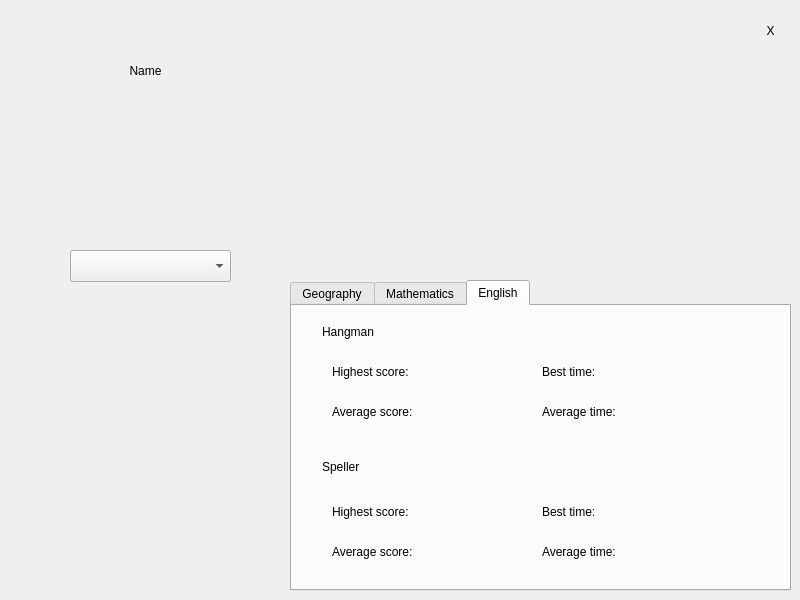
<?xml version="1.0" encoding="UTF-8"?>
<ui version="4.0">
 <class>seeUser</class>
 <widget class="QMainWindow" name="seeUser">
  <property name="geometry">
   <rect>
    <x>0</x>
    <y>0</y>
    <width>800</width>
    <height>600</height>
   </rect>
  </property>
  <property name="windowTitle">
   <string>MainWindow</string>
  </property>
  <property name="styleSheet">
   <string notr="true">background-color: none;
color:black;</string>
  </property>
  <widget class="QWidget" name="centralwidget">
   <widget class="QTabWidget" name="tabWidget">
    <property name="geometry">
     <rect>
      <x>290</x>
      <y>280</y>
      <width>501</width>
      <height>311</height>
     </rect>
    </property>
    <property name="currentIndex">
     <number>2</number>
    </property>
    <widget class="QWidget" name="tab">
     <attribute name="title">
      <string>Geography</string>
     </attribute>
     <widget class="QLabel" name="flagglename">
      <property name="geometry">
       <rect>
        <x>30</x>
        <y>10</y>
        <width>61</width>
        <height>31</height>
       </rect>
      </property>
      <property name="styleSheet">
       <string notr="true">font: 20pt &quot;BM Jua&quot;;</string>
      </property>
      <property name="text">
       <string>Flaggle</string>
      </property>
     </widget>
     <widget class="QLabel" name="mappername">
      <property name="geometry">
       <rect>
        <x>30</x>
        <y>150</y>
        <width>401</width>
        <height>21</height>
       </rect>
      </property>
      <property name="styleSheet">
       <string notr="true">font: 20pt &quot;BM Jua&quot;;</string>
      </property>
      <property name="text">
       <string>Mapper</string>
      </property>
     </widget>
     <widget class="QLabel" name="flaghscore">
      <property name="geometry">
       <rect>
        <x>40</x>
        <y>50</y>
        <width>191</width>
        <height>31</height>
       </rect>
      </property>
      <property name="text">
       <string>Highest score:</string>
      </property>
     </widget>
     <widget class="QLabel" name="flagavgscore">
      <property name="geometry">
       <rect>
        <x>40</x>
        <y>90</y>
        <width>171</width>
        <height>31</height>
       </rect>
      </property>
      <property name="text">
       <string>Average score:</string>
      </property>
     </widget>
     <widget class="QLabel" name="flagbtime">
      <property name="geometry">
       <rect>
        <x>250</x>
        <y>50</y>
        <width>171</width>
        <height>31</height>
       </rect>
      </property>
      <property name="text">
       <string>Best time:</string>
      </property>
     </widget>
     <widget class="QLabel" name="flagavgtime">
      <property name="geometry">
       <rect>
        <x>250</x>
        <y>90</y>
        <width>171</width>
        <height>31</height>
       </rect>
      </property>
      <property name="text">
       <string>Average time:</string>
      </property>
     </widget>
     <widget class="QLabel" name="maphscore">
      <property name="geometry">
       <rect>
        <x>40</x>
        <y>190</y>
        <width>191</width>
        <height>31</height>
       </rect>
      </property>
      <property name="text">
       <string>Highest score:</string>
      </property>
     </widget>
     <widget class="QLabel" name="mapavgscore">
      <property name="geometry">
       <rect>
        <x>40</x>
        <y>230</y>
        <width>171</width>
        <height>31</height>
       </rect>
      </property>
      <property name="text">
       <string>Average score:</string>
      </property>
     </widget>
     <widget class="QLabel" name="mapbtime">
      <property name="geometry">
       <rect>
        <x>250</x>
        <y>190</y>
        <width>171</width>
        <height>31</height>
       </rect>
      </property>
      <property name="text">
       <string>Best time:</string>
      </property>
     </widget>
     <widget class="QLabel" name="mapavgtime">
      <property name="geometry">
       <rect>
        <x>250</x>
        <y>230</y>
        <width>171</width>
        <height>31</height>
       </rect>
      </property>
      <property name="text">
       <string>Average time:</string>
      </property>
     </widget>
    </widget>
    <widget class="QWidget" name="tab_2">
     <attribute name="title">
      <string>Mathematics</string>
     </attribute>
     <widget class="QLabel" name="timebtime">
      <property name="geometry">
       <rect>
        <x>250</x>
        <y>50</y>
        <width>171</width>
        <height>31</height>
       </rect>
      </property>
      <property name="text">
       <string>Best time:</string>
      </property>
     </widget>
     <widget class="QLabel" name="timehscore">
      <property name="geometry">
       <rect>
        <x>40</x>
        <y>50</y>
        <width>191</width>
        <height>31</height>
       </rect>
      </property>
      <property name="text">
       <string>Highest score:</string>
      </property>
     </widget>
     <widget class="QLabel" name="quickhscore">
      <property name="geometry">
       <rect>
        <x>40</x>
        <y>190</y>
        <width>191</width>
        <height>31</height>
       </rect>
      </property>
      <property name="text">
       <string>Highest score:</string>
      </property>
     </widget>
     <widget class="QLabel" name="quickavgtime">
      <property name="geometry">
       <rect>
        <x>250</x>
        <y>230</y>
        <width>171</width>
        <height>31</height>
       </rect>
      </property>
      <property name="text">
       <string>Average time:</string>
      </property>
     </widget>
     <widget class="QLabel" name="quickavgscore">
      <property name="geometry">
       <rect>
        <x>40</x>
        <y>230</y>
        <width>171</width>
        <height>31</height>
       </rect>
      </property>
      <property name="text">
       <string>Average score:</string>
      </property>
     </widget>
     <widget class="QLabel" name="timetellername">
      <property name="geometry">
       <rect>
        <x>30</x>
        <y>10</y>
        <width>101</width>
        <height>31</height>
       </rect>
      </property>
      <property name="styleSheet">
       <string notr="true">font: 20pt &quot;BM Jua&quot;;</string>
      </property>
      <property name="text">
       <string>Time Teller</string>
      </property>
     </widget>
     <widget class="QLabel" name="quickbtime">
      <property name="geometry">
       <rect>
        <x>250</x>
        <y>190</y>
        <width>171</width>
        <height>31</height>
       </rect>
      </property>
      <property name="text">
       <string>Best time:</string>
      </property>
     </widget>
     <widget class="QLabel" name="timeavgscore">
      <property name="geometry">
       <rect>
        <x>40</x>
        <y>90</y>
        <width>171</width>
        <height>31</height>
       </rect>
      </property>
      <property name="text">
       <string>Average score:</string>
      </property>
     </widget>
     <widget class="QLabel" name="timeavgtime">
      <property name="geometry">
       <rect>
        <x>250</x>
        <y>90</y>
        <width>171</width>
        <height>31</height>
       </rect>
      </property>
      <property name="text">
       <string>Average time:</string>
      </property>
     </widget>
     <widget class="QLabel" name="quickmathname">
      <property name="geometry">
       <rect>
        <x>30</x>
        <y>150</y>
        <width>401</width>
        <height>21</height>
       </rect>
      </property>
      <property name="styleSheet">
       <string notr="true">font: 20pt &quot;BM Jua&quot;;</string>
      </property>
      <property name="text">
       <string>Quick Math</string>
      </property>
     </widget>
    </widget>
    <widget class="QWidget" name="tab_3">
     <attribute name="title">
      <string>English</string>
     </attribute>
     <widget class="QLabel" name="spellhscore">
      <property name="geometry">
       <rect>
        <x>40</x>
        <y>190</y>
        <width>191</width>
        <height>31</height>
       </rect>
      </property>
      <property name="text">
       <string>Highest score:</string>
      </property>
     </widget>
     <widget class="QLabel" name="hangbtime">
      <property name="geometry">
       <rect>
        <x>250</x>
        <y>50</y>
        <width>171</width>
        <height>31</height>
       </rect>
      </property>
      <property name="text">
       <string>Best time:</string>
      </property>
     </widget>
     <widget class="QLabel" name="spellavgtime">
      <property name="geometry">
       <rect>
        <x>250</x>
        <y>230</y>
        <width>171</width>
        <height>31</height>
       </rect>
      </property>
      <property name="text">
       <string>Average time:</string>
      </property>
     </widget>
     <widget class="QLabel" name="hangavgscore">
      <property name="geometry">
       <rect>
        <x>40</x>
        <y>90</y>
        <width>171</width>
        <height>31</height>
       </rect>
      </property>
      <property name="text">
       <string>Average score:</string>
      </property>
     </widget>
     <widget class="QLabel" name="hangmanname">
      <property name="geometry">
       <rect>
        <x>30</x>
        <y>10</y>
        <width>101</width>
        <height>31</height>
       </rect>
      </property>
      <property name="styleSheet">
       <string notr="true">font: 20pt &quot;BM Jua&quot;;</string>
      </property>
      <property name="text">
       <string>Hangman</string>
      </property>
     </widget>
     <widget class="QLabel" name="spellbtime">
      <property name="geometry">
       <rect>
        <x>250</x>
        <y>190</y>
        <width>171</width>
        <height>31</height>
       </rect>
      </property>
      <property name="text">
       <string>Best time:</string>
      </property>
     </widget>
     <widget class="QLabel" name="hangavgtime">
      <property name="geometry">
       <rect>
        <x>250</x>
        <y>90</y>
        <width>171</width>
        <height>31</height>
       </rect>
      </property>
      <property name="text">
       <string>Average time:</string>
      </property>
     </widget>
     <widget class="QLabel" name="spellername">
      <property name="geometry">
       <rect>
        <x>30</x>
        <y>150</y>
        <width>401</width>
        <height>21</height>
       </rect>
      </property>
      <property name="styleSheet">
       <string notr="true">font: 20pt &quot;BM Jua&quot;;</string>
      </property>
      <property name="text">
       <string>Speller</string>
      </property>
     </widget>
     <widget class="QLabel" name="spellavgscore">
      <property name="geometry">
       <rect>
        <x>40</x>
        <y>230</y>
        <width>171</width>
        <height>31</height>
       </rect>
      </property>
      <property name="text">
       <string>Average score:</string>
      </property>
     </widget>
     <widget class="QLabel" name="hanghscore">
      <property name="geometry">
       <rect>
        <x>40</x>
        <y>50</y>
        <width>191</width>
        <height>31</height>
       </rect>
      </property>
      <property name="text">
       <string>Highest score:</string>
      </property>
     </widget>
    </widget>
   </widget>
   <widget class="QLabel" name="userName">
    <property name="geometry">
     <rect>
      <x>30</x>
      <y>50</y>
      <width>231</width>
      <height>41</height>
     </rect>
    </property>
    <property name="styleSheet">
     <string notr="true">font: 30pt &quot;BM Jua&quot;;</string>
    </property>
    <property name="text">
     <string>Name</string>
    </property>
    <property name="alignment">
     <set>Qt::AlignCenter</set>
    </property>
   </widget>
   <widget class="QLabel" name="ACMchampion">
    <property name="geometry">
     <rect>
      <x>60</x>
      <y>350</y>
      <width>82</width>
      <height>82</height>
     </rect>
    </property>
    <property name="styleSheet">
     <string notr="true">QLabel {
image: url(:/image for c++ project/Background/trophy(black).png);
}

QLabel:hover {
image: url(:/image for c++ project/Background/trophy(black-hover).png);
}</string>
    </property>
    <property name="text">
     <string/>
    </property>
    <property name="scaledContents">
     <bool>true</bool>
    </property>
   </widget>
   <widget class="QLabel" name="bestgameLabel">
    <property name="geometry">
     <rect>
      <x>440</x>
      <y>100</y>
      <width>241</width>
      <height>41</height>
     </rect>
    </property>
    <property name="styleSheet">
     <string notr="true">font: 20pt &quot;BM Jua&quot;;</string>
    </property>
    <property name="text">
     <string/>
    </property>
    <property name="alignment">
     <set>Qt::AlignLeading|Qt::AlignLeft|Qt::AlignVCenter</set>
    </property>
   </widget>
   <widget class="QLabel" name="bestscoreLabel">
    <property name="geometry">
     <rect>
      <x>440</x>
      <y>150</y>
      <width>251</width>
      <height>51</height>
     </rect>
    </property>
    <property name="styleSheet">
     <string notr="true">font: 20pt &quot;BM Jua&quot;;
</string>
    </property>
    <property name="text">
     <string/>
    </property>
    <property name="alignment">
     <set>Qt::AlignLeading|Qt::AlignLeft|Qt::AlignVCenter</set>
    </property>
   </widget>
   <widget class="QLabel" name="besttimeLabel">
    <property name="geometry">
     <rect>
      <x>440</x>
      <y>210</y>
      <width>261</width>
      <height>31</height>
     </rect>
    </property>
    <property name="styleSheet">
     <string notr="true">font: 20pt &quot;BM Jua&quot;;
</string>
    </property>
    <property name="text">
     <string/>
    </property>
    <property name="alignment">
     <set>Qt::AlignLeading|Qt::AlignLeft|Qt::AlignVCenter</set>
    </property>
   </widget>
   <widget class="QLabel" name="ACMspeedrun">
    <property name="geometry">
     <rect>
      <x>160</x>
      <y>350</y>
      <width>82</width>
      <height>82</height>
     </rect>
    </property>
    <property name="styleSheet">
     <string notr="true">QLabel {
image: url(:/image for c++ project/Background/time(black).png);
}

QLabel:hover {
image: url(:/image for c++ project/Background/time(black-hover).png);
}</string>
    </property>
    <property name="text">
     <string/>
    </property>
    <property name="scaledContents">
     <bool>true</bool>
    </property>
   </widget>
   <widget class="QLabel" name="ACMturtle">
    <property name="geometry">
     <rect>
      <x>160</x>
      <y>450</y>
      <width>82</width>
      <height>82</height>
     </rect>
    </property>
    <property name="styleSheet">
     <string notr="true">QLabel {
image: url(:/image for c++ project/Background/turtle(black).png);
}

QLabel:hover {
image: url(:/image for c++ project/Background/turtle(black-hover).png);
}</string>
    </property>
    <property name="text">
     <string/>
    </property>
    <property name="scaledContents">
     <bool>true</bool>
    </property>
    <property name="alignment">
     <set>Qt::AlignCenter</set>
    </property>
   </widget>
   <widget class="QLabel" name="ACMdontgiveup">
    <property name="geometry">
     <rect>
      <x>60</x>
      <y>450</y>
      <width>82</width>
      <height>82</height>
     </rect>
    </property>
    <property name="styleSheet">
     <string notr="true">QLabel {
image: url(:/image for c++ project/Background/dontgiveup(black).png);
}

QLabel:hover {
image: url(:/image for c++ project/Background/dontgiveup(black-hover).png);
}</string>
    </property>
    <property name="text">
     <string/>
    </property>
    <property name="scaledContents">
     <bool>true</bool>
    </property>
    <property name="alignment">
     <set>Qt::AlignCenter</set>
    </property>
   </widget>
   <widget class="QLabel" name="background">
    <property name="geometry">
     <rect>
      <x>0</x>
      <y>0</y>
      <width>800</width>
      <height>600</height>
     </rect>
    </property>
    <property name="text">
     <string/>
    </property>
    <property name="pixmap">
     <pixmap resource="icons.qrc">:/image for c++ project/Background/userPage.png</pixmap>
    </property>
    <property name="scaledContents">
     <bool>true</bool>
    </property>
   </widget>
   <widget class="QPushButton" name="exitButton">
    <property name="geometry">
     <rect>
      <x>750</x>
      <y>10</y>
      <width>41</width>
      <height>41</height>
     </rect>
    </property>
    <property name="cursor">
     <cursorShape>PointingHandCursor</cursorShape>
    </property>
    <property name="styleSheet">
     <string notr="true">QPushButton {
font: 30pt &quot;BM Jua&quot;;
color: black;
background: none;
border: none;
}

QPushButton:hover {
color: red;
}
</string>
    </property>
    <property name="text">
     <string>X</string>
    </property>
   </widget>
   <widget class="QLabel" name="profilePic">
    <property name="geometry">
     <rect>
      <x>80</x>
      <y>109</y>
      <width>140</width>
      <height>131</height>
     </rect>
    </property>
    <property name="text">
     <string/>
    </property>
   </widget>
   <widget class="QComboBox" name="profilePicComboBox">
    <property name="geometry">
     <rect>
      <x>70</x>
      <y>250</y>
      <width>161</width>
      <height>32</height>
     </rect>
    </property>
   </widget>
   <zorder>background</zorder>
   <zorder>tabWidget</zorder>
   <zorder>userName</zorder>
   <zorder>ACMchampion</zorder>
   <zorder>bestgameLabel</zorder>
   <zorder>bestscoreLabel</zorder>
   <zorder>besttimeLabel</zorder>
   <zorder>ACMspeedrun</zorder>
   <zorder>ACMturtle</zorder>
   <zorder>ACMdontgiveup</zorder>
   <zorder>exitButton</zorder>
   <zorder>profilePic</zorder>
   <zorder>profilePicComboBox</zorder>
  </widget>
 </widget>
 <resources>
  <include location="icons.qrc"/>
 </resources>
 <connections/>
</ui>
